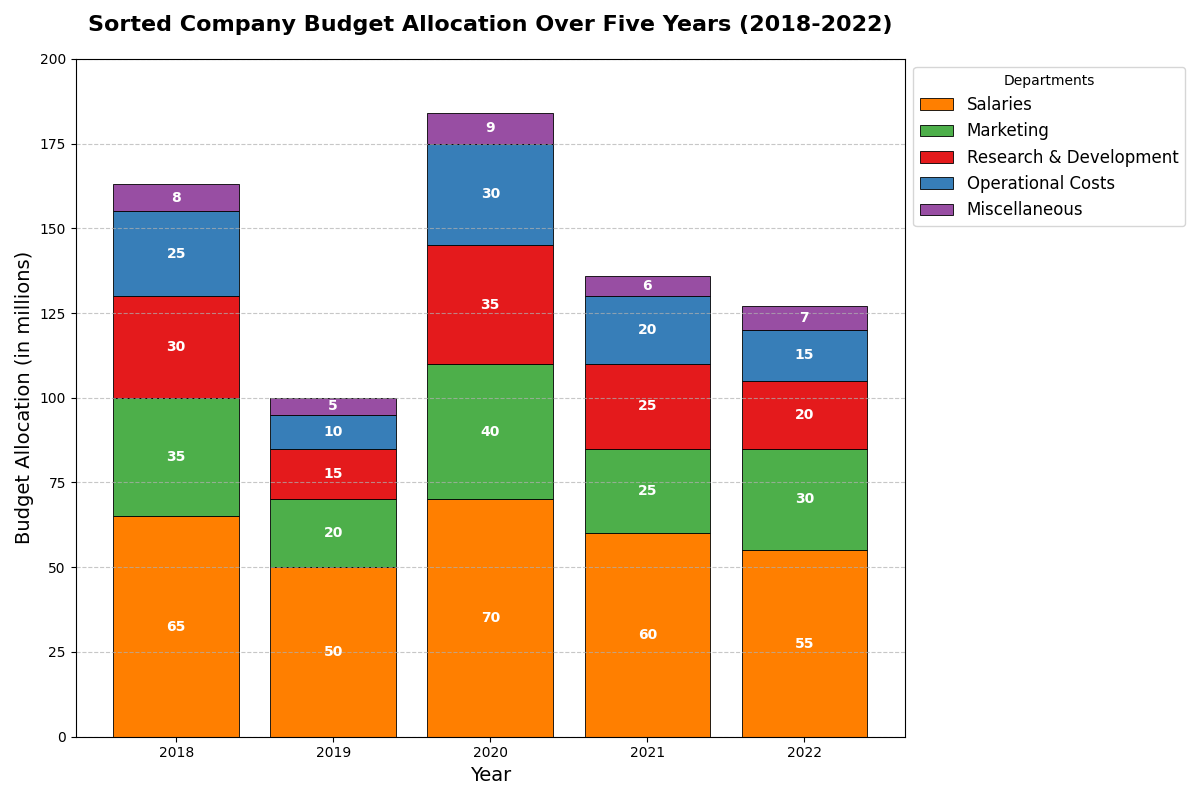

Write the Python code that produced this figure.
import matplotlib.pyplot as plt
import numpy as np

years = np.array([2018, 2019, 2020, 2021, 2022])
categories = ['Salaries', 'Marketing', 'Research & Development', 'Operational Costs', 'Miscellaneous']

# Manually shuffled data preserving structure
salaries = np.array([65, 50, 70, 60, 55])
marketing = np.array([35, 20, 40, 25, 30])
research = np.array([30, 15, 35, 25, 20])
operational = np.array([25, 10, 30, 20, 15])
miscellaneous = np.array([8, 5, 9, 6, 7])

data = np.vstack([salaries, marketing, research, operational, miscellaneous])

total_per_year = data.sum(axis=0)
sorted_indices = np.argsort(total_per_year)

sorted_years = years[sorted_indices]
sorted_data = data[:, sorted_indices]

fig, ax = plt.subplots(figsize=(12, 8))

bottom = np.zeros(len(sorted_years))
colors = ['#ff7f00', '#4daf4a', '#e41a1c', '#377eb8', '#984ea3']

for i, (datum, color) in enumerate(zip(sorted_data, colors)):
    ax.bar(sorted_years, datum, bottom=bottom, label=categories[i], color=color, edgecolor='k', linewidth=0.6)
    bottom += datum

ax.set_title("Sorted Company Budget Allocation Over Five Years (2018-2022)", fontsize=16, fontweight='bold', pad=20)
ax.set_xlabel("Year", fontsize=14)
ax.set_ylabel("Budget Allocation (in millions)", fontsize=14)
ax.legend(title="Departments", loc='upper left', bbox_to_anchor=(1, 1), fontsize=12)
ax.grid(axis='y', linestyle='--', alpha=0.7)
ax.set_ylim(0, 200)

for year_index, year in enumerate(sorted_years):
    y_offset = 0
    for value_index, category in enumerate(categories):
        val = sorted_data[value_index, year_index]
        ax.text(year, y_offset + val / 2, f'{val}', ha='center', va='center', fontsize=10, color='white', fontweight='bold')
        y_offset += val

plt.tight_layout()
plt.show()
